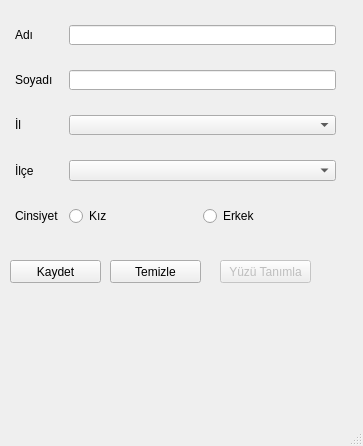
<?xml version="1.0" encoding="UTF-8"?>
<ui version="4.0">
 <class>MainWindow</class>
 <widget class="QMainWindow" name="MainWindow">
  <property name="geometry">
   <rect>
    <x>0</x>
    <y>0</y>
    <width>363</width>
    <height>446</height>
   </rect>
  </property>
  <property name="windowTitle">
   <string>Vektorel</string>
  </property>
  <widget class="QWidget" name="centralwidget">
   <widget class="QWidget" name="formLayoutWidget">
    <property name="geometry">
     <rect>
      <x>0</x>
      <y>10</y>
      <width>351</width>
      <height>231</height>
     </rect>
    </property>
    <layout class="QFormLayout" name="formLayout">
     <property name="horizontalSpacing">
      <number>10</number>
     </property>
     <property name="verticalSpacing">
      <number>25</number>
     </property>
     <property name="leftMargin">
      <number>15</number>
     </property>
     <property name="topMargin">
      <number>15</number>
     </property>
     <property name="rightMargin">
      <number>15</number>
     </property>
     <property name="bottomMargin">
      <number>15</number>
     </property>
     <item row="0" column="0">
      <widget class="QLabel" name="lbl1">
       <property name="text">
        <string>Adı</string>
       </property>
      </widget>
     </item>
     <item row="0" column="1">
      <widget class="QLineEdit" name="txtAdi">
       <property name="echoMode">
        <enum>QLineEdit::Password</enum>
       </property>
      </widget>
     </item>
     <item row="1" column="0">
      <widget class="QLabel" name="lbl2">
       <property name="text">
        <string>Soyadı</string>
       </property>
      </widget>
     </item>
     <item row="2" column="0">
      <widget class="QLabel" name="lbl3">
       <property name="text">
        <string>İl</string>
       </property>
      </widget>
     </item>
     <item row="3" column="0">
      <widget class="QLabel" name="lbl4">
       <property name="text">
        <string>İlçe</string>
       </property>
      </widget>
     </item>
     <item row="4" column="0">
      <widget class="QLabel" name="lbl5">
       <property name="text">
        <string>Cinsiyet</string>
       </property>
      </widget>
     </item>
     <item row="1" column="1">
      <widget class="QLineEdit" name="txtSoyadi"/>
     </item>
     <item row="2" column="1">
      <widget class="QComboBox" name="cmbIL"/>
     </item>
     <item row="3" column="1">
      <widget class="QComboBox" name="cmbILCE"/>
     </item>
     <item row="4" column="1">
      <layout class="QHBoxLayout" name="horizontalLayout">
       <item>
        <widget class="QRadioButton" name="rdbKiz">
         <property name="text">
          <string>Kız</string>
         </property>
        </widget>
       </item>
       <item>
        <widget class="QRadioButton" name="rdbErkek">
         <property name="text">
          <string>Erkek</string>
         </property>
        </widget>
       </item>
      </layout>
     </item>
    </layout>
   </widget>
   <widget class="QPushButton" name="btKaydet">
    <property name="geometry">
     <rect>
      <x>10</x>
      <y>260</y>
      <width>91</width>
      <height>23</height>
     </rect>
    </property>
    <property name="text">
     <string>Kaydet</string>
    </property>
   </widget>
   <widget class="QPushButton" name="btTemizle">
    <property name="geometry">
     <rect>
      <x>110</x>
      <y>260</y>
      <width>91</width>
      <height>23</height>
     </rect>
    </property>
    <property name="text">
     <string>Temizle</string>
    </property>
   </widget>
   <widget class="QPushButton" name="btKamera">
    <property name="enabled">
     <bool>false</bool>
    </property>
    <property name="geometry">
     <rect>
      <x>220</x>
      <y>260</y>
      <width>91</width>
      <height>23</height>
     </rect>
    </property>
    <property name="text">
     <string>Yüzü Tanımla</string>
    </property>
   </widget>
  </widget>
  <widget class="QMenuBar" name="menubar">
   <property name="geometry">
    <rect>
     <x>0</x>
     <y>0</y>
     <width>363</width>
     <height>18</height>
    </rect>
   </property>
  </widget>
  <widget class="QStatusBar" name="statusbar"/>
  <action name="actionTemizle">
   <property name="text">
    <string>Temizle</string>
   </property>
  </action>
 </widget>
 <resources/>
 <connections/>
</ui>
